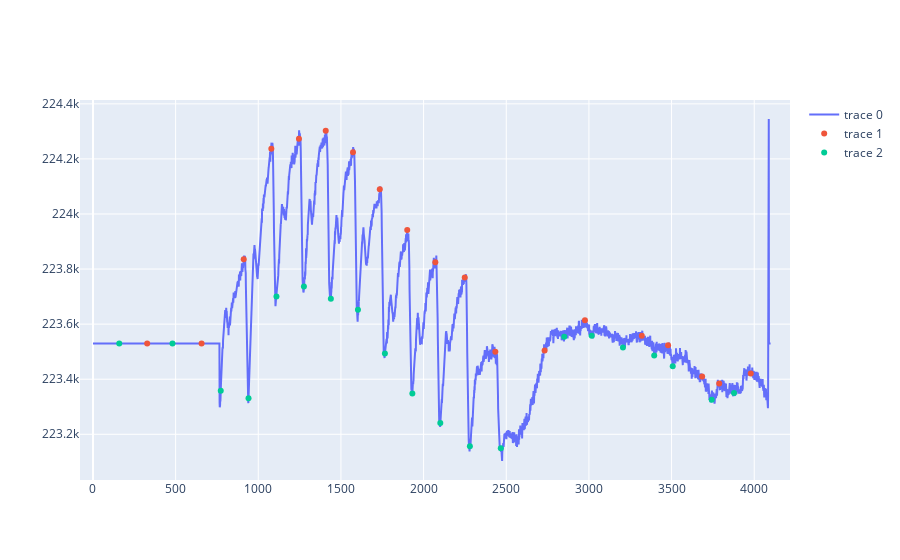

Here is the notebook cell this chart was saved with:
### Code cell
fig = go.Figure()

fig.add_scatter(y=clean)
fig.add_scatter(x=idx['peaks'], y=clean[idx['peaks']], mode='markers')
fig.add_scatter(x=idx['troughs'], y=clean[idx['troughs']], mode='markers')

### Figure 1 — Plotly figure (JSON) as saved in the notebook; plotly's stock layout.template omitted (floating-point values rounded to 4 significant figures; data arrays with more than 128 entries replaced by an {"elided": "..."} marker saying what was removed)
{"data": [{"type": "scatter", "y": {"elided": "4100 int values"}}, {"mode": "markers", "type": "scatter", "x": [328, 657, 912, 1079, 1246, 1408, 1573, 1735, 1901, 2071, 2249, 2434, 2732, 2976, 3320, 3479, 3685, 3788, 3979], "y": [223530, 223530, 223836, 224237, 224273, 224302, 224224, 224090, 223942, 223825, 223769, 223500, 223504, 223614, 223558, 223523, 223410, 223384, 223421]}, {"mode": "markers", "type": "scatter", "x": [159, 481, 773, 941, 1110, 1276, 1439, 1603, 1766, 1932, 2101, 2280, 2467, 2851, 3017, 3206, 3395, 3507, 3743, 3878], "y": [223530, 223530, 223358, 223331, 223700, 223737, 223692, 223652, 223493, 223348, 223241, 223157, 223149, 223554, 223558, 223515, 223486, 223447, 223325, 223350]}], "layout": {}}
